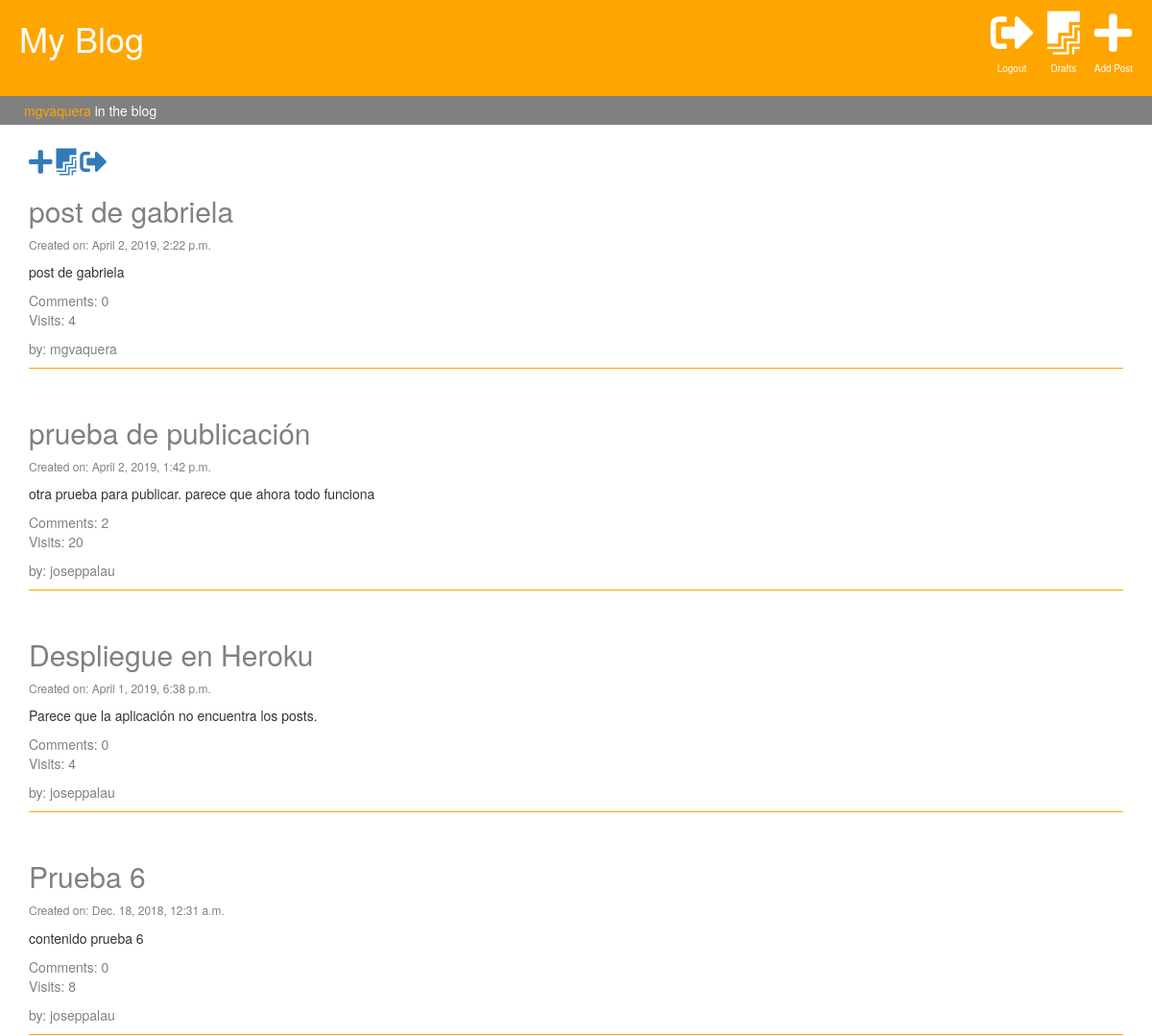
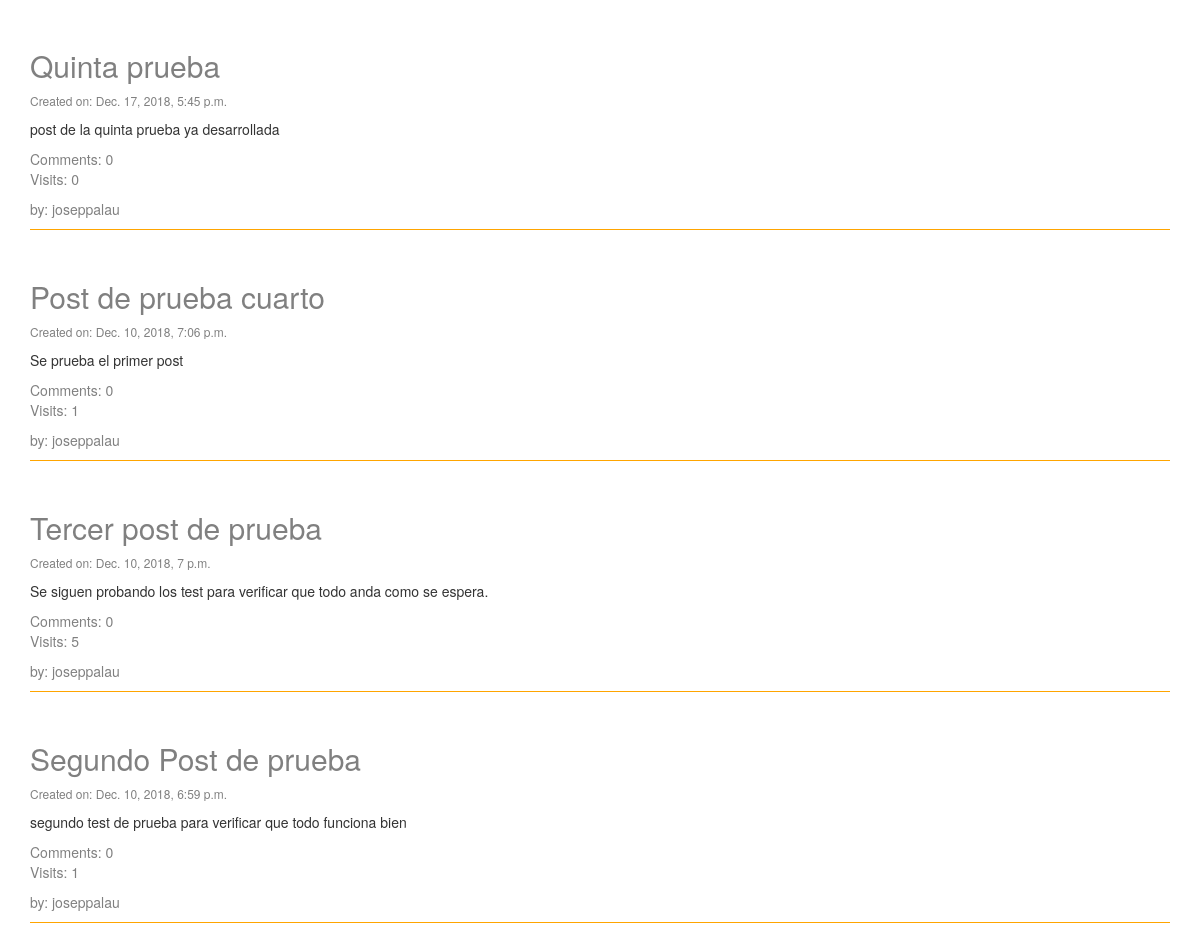
Screenshot of / (signed in) with the database file from the repository (2 pictures, top to bottom).
### blog/models.py (models this page shows, shortened)
class Post(models.Model):
    author = models.ForeignKey('auth.User', on_delete=models.CASCADE)
    title = models.CharField(max_length=200)
    post_text = models.TextField(default=" ")
    created_date = models.DateTimeField(default=timezone.now)
    published_date = models.DateTimeField(blank=True, null=True)
    visits = models.PositiveIntegerField(default=0)
    num_comments = models.PositiveIntegerField(default=0)

### blog/views.py (the view)
# urls.py: path('', views.post_list, name='post_list'),
def post_list(request):
    posts = Post.objects.filter(published_date__lte=timezone.now()).order_by('-published_date')
    stuff_frontend = {'posts': posts}
    return render(request, 'blog/post_list.html', stuff_frontend)

### blog/templates/blog/post_list.html (shortened to what this page needs)
{% extends 'blog/base.html' %}
{% block content %}
        {% if user.is_authenticated %}
             <a href="/post/new"><i class="fas fa-plus fa-2x"></i></a>
             <a href="{% url 'post_draft' %}"><i class="fab fa-firstdraft fa-2x"></i></a>
             <a href="/accounts/logout"><i class="fas fa-sign-out-alt fa-2x"></i></a>
        {% else %}
            <a href="/accounts/login"><i class="fas fa-sign-in-alt fa-2x"></i></a>
        {% endif %}
      {% for post in posts %}
      <div class="post">
          <h2><a href="post/{{post.pk}}">{{ post.title }}</a></h2>
          <div class="date">
              <p>Created on: {{ post.published_date }}</p>
          </div>
          <p>{{ post.post_text }}</p>
          <a href="{% url 'post_detail' pk=post.pk  %}">Comments: {{post.comments.count}}</a>
          <p style="color:grey">Visits: {{ post.visits }}</p>
          <p style="color:grey">by: {{post.author}}</p>
      </div>
      {% endfor %}
{% endblock %}

### blog/templates/blog/base.html (shortened to what this page needs)
{% load staticfiles %}
<!DOCTYPE html>
<html lang="en">
<head>
    <link rel="stylesheet" href="https://maxcdn.bootstrapcdn.com/bootstrap/3.3.7/css/bootstrap.min.css">
    <link rel="stylesheet" href="{% static 'css/style.css' %}">
    <link rel="stylesheet" href="https://use.fontawesome.com/releases/v5.6.1/css/all.css">
</head>
<body>
<div class = "page-header">
    <h1><a href="/">My Blog</a></h1>
    <ul>
        {% if user.is_authenticated %}
            <li>
                <a href="/post/new"><i class="fas fa-plus"></i></a>
                <p>Add Post</p>
            </li>
            <li>
                <a href="{% url 'post_draft' %}"><i class="fab fa-firstdraft"></i></a>
                <p>Drafts</p>
            </li>
            <li>
                <a href="/accounts/logout"><i class="fas fa-sign-out-alt"></i></a>
                <p>Logout</p>
            </li>
        {% else %}
            <li>
                <a href="/accounts/login"><i class="fas fa-sign-in-alt"></i></a>
                <p>Login</p>
            </li>
        {% endif %}
    </ul>
</div>
<div class="nav-user">
    {% if user.is_authenticated %}
        <p><span style="color:orange">{{user.username}}</span> in the blog</p>
    {% else %}
        <p><a href="/accounts/login">Log in</a> to edit your posts</p>
    {% endif %}
</div>
<div class="container">
    {% block content %}
    {% endblock %}
</div>
</body>
</html>

### blog/static/css/style.css (style rules this page uses)
.page-header { background-color: orange; height:100px; width:100%; font-size: 45px; margin-top:0px; vertical-align:middle; margin-bottom:0px; border-bottom:1px solid orange; }
.page-header h1 { display:inline-block; width: 200px; padding-left:20px; }
.page-header a { color:white; align:center; }
.page-header ul { list-style-type: none; width:500px; display:inline-block; vertical-align:middle; height:100px; float:right; padding-right:15px; }
.page-header ul li { float:right; display:inline-block; height:100px; vertical-align:middle; margin-left:10px; margin-right:5px; }
.page-header ul li p { color:white; font-size:10px; text-align:center; }
.nav-user { height:30px; align-items:center; margin-bottom:25px; background-color:grey; color:white; padding-left:25px; }
.nav-user p { padding-top:5px; }
.container { width:75% margin:0 auto; }
.post { margin-bottom:50px; border-bottom:0.5px solid orange; }
.post a, h2, h1 { color:grey; }
.date { font-size:12px; color:grey; }

### rows the page displays
Post: title "post de gabriela", published_date "April 2, 2019, 2:22 p.m.", post_text "post de gabriela", comments.count "0", visits "4", author "mgvaquera"
Post: title "prueba de publicación", published_date "April 2, 2019, 1:42 p.m.", post_text "otra prueba para publicar. parece que ahora todo funciona", comments.count "2", visits "20", author "joseppalau"
Post: title "Despliegue en Heroku", published_date "April 1, 2019, 6:38 p.m.", post_text "Parece que la aplicación no encuentra los posts.", comments.count "0", visits "4", author "joseppalau"
Post: title "Prueba 6", published_date "Dec. 18, 2018, 12:31 a.m.", post_text "contenido prueba 6", comments.count "0", visits "8", author "joseppalau"
Post: title "Quinta prueba", published_date "Dec. 17, 2018, 5:45 p.m.", post_text "post de la quinta prueba ya desarrollada", comments.count "0", visits "0", author "joseppalau"
Post: title "Post de prueba cuarto", published_date "Dec. 10, 2018, 7:06 p.m.", post_text "Se prueba el primer post", comments.count "0", visits "1", author "joseppalau"
Post: title "Tercer post de prueba", published_date "Dec. 10, 2018, 7 p.m.", post_text "Se siguen probando los test para verificar que todo anda como se espera.", comments.count "0", visits "5", author "joseppalau"
Post: title "Segundo Post de prueba", published_date "Dec. 10, 2018, 6:59 p.m.", post_text "segundo test de prueba para verificar que todo funciona bien", comments.count "0", visits "1", author "joseppalau"

### other values shown
{{ user.username }} "mgvaquera"
